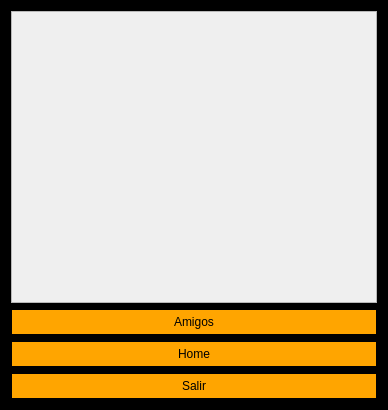
<?xml version="1.0" encoding="UTF-8"?>
<ui version="4.0">
 <class>MenuPrincipal</class>
 <widget class="QDialog" name="MenuPrincipal">
  <property name="geometry">
   <rect>
    <x>0</x>
    <y>0</y>
    <width>388</width>
    <height>410</height>
   </rect>
  </property>
  <property name="windowTitle">
   <string>Dialog</string>
  </property>
  <property name="styleSheet">
   <string notr="true">QDialog{
background-color: black;
border: 1px solid black;
padding: 5px;
}</string>
  </property>
  <layout class="QVBoxLayout" name="verticalLayout">
   <item>
    <widget class="QScrollArea" name="scrollArea">
     <property name="autoFillBackground">
      <bool>false</bool>
     </property>
     <property name="widgetResizable">
      <bool>true</bool>
     </property>
     <widget class="QWidget" name="scrollAreaWidgetContents">
      <property name="geometry">
       <rect>
        <x>0</x>
        <y>0</y>
        <width>368</width>
        <height>297</height>
       </rect>
      </property>
      <layout class="QHBoxLayout" name="horizontalLayout">
       <item>
        <widget class="QLabel" name="label">
         <property name="text">
          <string/>
         </property>
        </widget>
       </item>
      </layout>
     </widget>
    </widget>
   </item>
   <item>
    <widget class="QPushButton" name="pushButton">
     <property name="styleSheet">
      <string notr="true">QPushButton{
background-color: orange;
border: 1px solid black;
padding: 5px;
}
QPushButton::pressed{
background-color: light orange;
border: 1px solid gray;
padding: 5px;
}</string>
     </property>
     <property name="text">
      <string>Amigos</string>
     </property>
    </widget>
   </item>
   <item>
    <widget class="QPushButton" name="pushButton_2">
     <property name="styleSheet">
      <string notr="true">QPushButton{
background-color: orange;
border: 1px solid black;
padding: 5px;
}
QPushButton::pressed{
background-color: light orange;
border: 1px solid gray;
padding: 5px;
}</string>
     </property>
     <property name="text">
      <string>Home</string>
     </property>
    </widget>
   </item>
   <item>
    <widget class="QPushButton" name="pushButton_3">
     <property name="styleSheet">
      <string notr="true">QPushButton{
background-color: orange;
border: 1px solid black;
padding: 5px;
}
QPushButton::pressed{
background-color: light orange;
border: 1px solid gray;
padding: 5px;
}</string>
     </property>
     <property name="text">
      <string>Salir</string>
     </property>
    </widget>
   </item>
  </layout>
 </widget>
 <resources/>
 <connections/>
</ui>
